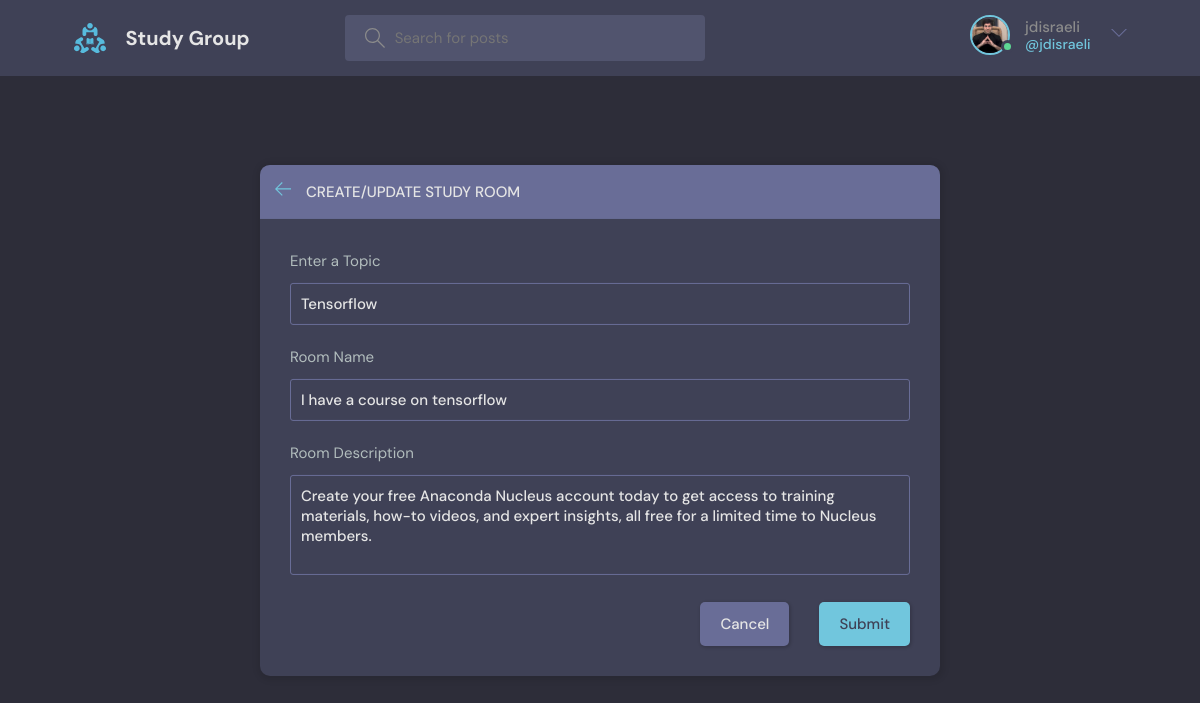
Screenshot of /update-room/3/ (signed in) with the database file from the repository.
### base/models.py (models this page shows, shortened)
class User(AbstractUser):
    name = models.CharField(max_length=200, null=True)
    email = models.EmailField(unique=True, null=True)
    bio = models.TextField(null=True)
    avatar = models.ImageField(null=True, default="avatar.svg")
    USERNAME_FIELD = 'email'
    REQUIRED_FIELDS = []

class Room(models.Model):
    host = models.ForeignKey(User, on_delete=models.SET_NULL, null=True)
    topic = models.ForeignKey(Topic, on_delete=models.SET_NULL, null=True)
    name = models.CharField(max_length=200)
    description = models.TextField(null=True, blank=True)
    participants = models.ManyToManyField(
        User, related_name='participants', blank=True)
    updated = models.DateTimeField(auto_now=True)
    created = models.DateTimeField(auto_now_add=True)
    class Meta:
        ordering = ['-updated', '-created']

class Topic(models.Model):
    name = models.CharField(max_length=200)

### base/views.py (the view, shortened to what this page needs)
# urls.py: path('update-room/<str:pk>/', views.updateRoom, name="update-room"),
@login_required(login_url='login')
def updateRoom(request, pk):
    room = Room.objects.get(id=pk)
    form = RoomForm(instance=room)
    topics = Topic.objects.all()
    if request.user != room.host:
        return HttpResponse('Your are not allowed here!!')
    context = {'form': form, 'topics': topics, 'room': room}
    return render(request, 'base/room_form.html', context)

### base/forms.py
class RoomForm(ModelForm):
    class Meta:
        model = Room
        fields = '__all__'
        exclude = ['host', 'participants']

### base/templates/base/room_form.html (shortened to what this page needs)
{% extends 'main.html' %}
{% block content %}
<main class="create-room layout">
  <div class="container">
    <div class="layout__box">
      <div class="layout__boxHeader">
        <div class="layout__boxTitle">
          <a href="{{request.META.HTTP_REFERER}}">
            <svg version="1.1" xmlns="http://www.w3.org/2000/svg" width="32" height="32" viewBox="0 0 32 32">
              <title>arrow-left</title>
              <path
                d="M13.723 2.286l-13.723 13.714 13.719 13.714 1.616-1.611-10.96-10.96h27.625v-2.286h-27.625l10.965-10.965-1.616-1.607z">
              </path>
            </svg>
          </a>
          <h3>Create/Update Study Room</h3>
        </div>
      </div>
      <div class="layout__body">
        <form class="form" action="" method="POST">
          <div class="form__group">
            <label for="room_topic">Enter a Topic</label>
            <input required type="text" value="{{room.topic.name}}" name="topic" list="topic-list" />
          </div>
          <div class="form__group">
            <label for="room_name">Room Name</label>
            {{form.name}}
          </div>
          <div class="form__group">
            <label for="room_description">Room Description</label>
            {{form.description}}
          </div>
          <div class="form__action">
            <a class="btn btn--dark" href="{{request.META.HTTP_REFERER}}">Cancel</a>
            <button class="btn btn--main" type="submit">Submit</button>
          </div>
        </form>
      </div>
    </div>
  </div>
</main>
{% endblock content %}

### templates/navbar.html (shortened to what this page needs)
{% load static %}
<header class="header header--loggedIn">
    <div class="container">
        <a href="{% url 'home' %}" class="header__logo">
            <img src="{% static 'images/logo.svg' %}" />
            <h1>Study Group</h1>
        </a>
        <form class="header__search" method="GET" action="{% url 'home' %}">
            <label>
                <input name="q" placeholder="Search for posts" />
            </label>
        </form>
        <nav class="header__menu">
            {% if request.user.is_authenticated %}
            <div class="header__user">
                <a href="{% url 'update-user' %}">
                    <div class="avatar avatar--medium active">
                        <img src="{{request.user.avatar.url}}" />
                    </div>
                    <p>{{request.user.username}} <span>@{{request.user.username}}</span></p>
                </a>
                <button class="dropdown-button">
                    <svg version="1.1" xmlns="http://www.w3.org/2000/svg" width="32" height="32" viewBox="0 0 32 32">
                        <title>drop-down</title>
                        <path d="M16 21l-13-13h-3l16 16 16-16h-3l-13 13z"></path>
                    </svg>
                </button>
            </div>
            {% else %}
            <a href="{% url 'login' %}">
                <img src="{% static 'images/avatar.svg' %}" />
                <p>Login</p>
            </a>
            {% endif %}
        </nav>
    </div>
</header>

### rows the page displays
User: user.avatar (picture), user.username "jdisraeli"
Room: topic "Tensorflow", name "I have a course on tensorflow", description "Create your free Anaconda Nucleus account today to get access to training materials, how-to videos, and expert insights, all free for a limited time to Nucleus members."
